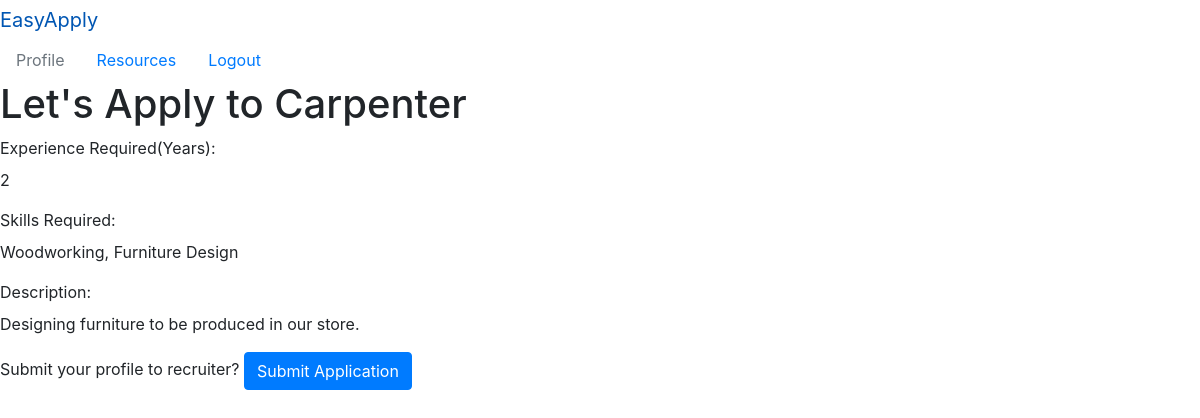
Page /apply/2 (signed in) on the earlier database version.
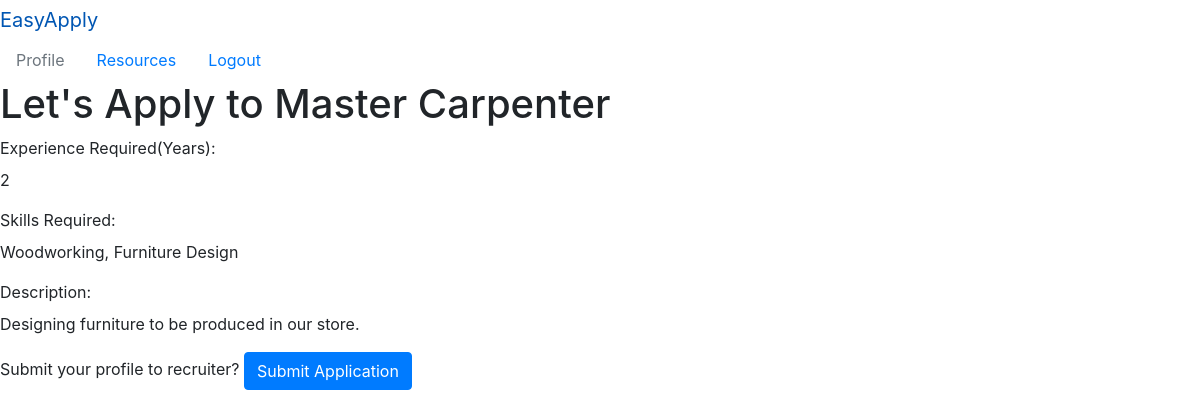
Same page on the later database version.
### employers/models.py (models this page shows)
class Job(models.Model):
    title = models.CharField(max_length=150)
    experience = models.CharField(max_length=50)
    skills = models.CharField(max_length=150)
    description = models.TextField()
    uploaded_by = models.ForeignKey(Employer, related_name="jobs_uploaded", on_delete=models.CASCADE)
    hired = models.BooleanField(null=True)
    applications = models.ManyToManyField(Applicant, related_name="job_applicants")
    hiree = models.ForeignKey(Applicant, related_name="hired_applicant", null=True, on_delete=models.CASCADE)
    created_at = models.DateField(auto_now_add=True)
    updated_at = models.DateField(auto_now=True)
    hired_on = models.DateField(auto_now=True, null=True)
    objects = JobManager()

### applicants/views.py (the view)
# urls.py: path('apply/<int:jobid>', views.apply),
def apply(request, jobid):
    if 'userid' in request.session:
        context = {
            'user': Applicant.objects.get(id=request.session['userid']),
            'job': Job.objects.get(id=jobid)
        }
        return render(request, 'apply.html', context)
    return redirect('/')

### applicants/templates/apply.html (shortened to what this page needs)
<!DOCTYPE html>
<html lang="en">
<head>
    {% load static %}
    <link rel="stylesheet" href="{% static 'css/style.css' %}">
    <link rel="stylesheet" href="https://maxcdn.bootstrapcdn.com/bootstrap/4.0.0/css/bootstrap.min.css">
</head>
<body>
    <nav>
        <div>
          <div class="navbar-header">
            <a class="navbar-brand" href="/jobs">EasyApply</a>
          </div>
          <ul class="nav">
            <li class="nav-item"><a class="nav-link disabled" href="">Profile</a></li>
            <li class="nav-item"><a class="nav-link" href="/resources">Resources</a></li>
            <li class="nav-item"><a class="nav-link" href="/logout">Logout</a></li>
          </ul>
        </div>
      </nav>
    <h1>Let's Apply to {{job.title}}</h1>
    <label>Experience Required(Years):</label>
    <p>{{job.experience}}</p>
    <label>Skills Required:</label>
    <p>{{job.skills}}</p>
    <label>Description:</label>
    <p>{{job.description}}</p>
    <div>
        <form action='/apply/{{job.id}}/submit' method='POST'>
            <label>Submit your profile to recruiter?</label>
            <button class="btn btn-primary" type="submit">Submit Application</button>
        </form>
    </div>
</body>
</html>

Differences in the rows shown:
changed Job "Woodworking, Furniture Design": title "Carpenter" → "Master Carpenter"
